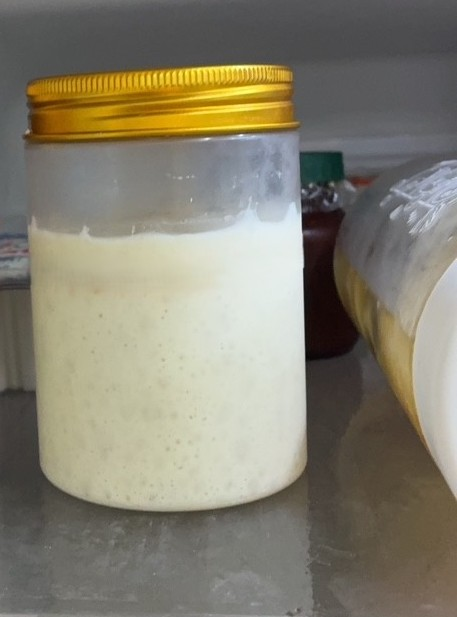
#> input picture tests/fixtures/test_images/sample_dough_image.jpg, 457 x 617 px
$ python -i color_analyzer.py   (imports and definitions only)
#> lines starting #> are read from the running program, lines starting #| are printed output that depends on the picture; after the words box and inside, x2 and y2 are one past the last pixel; in counts of white or black regions, pixels touching at a corner belong together
"""
顏色分析器 - HSV 顏色範圍調整工具
"""
import cv2
import numpy as np
from typing import Callable, Tuple, Optional


class ColorAnalyzer:
    """HSV 顏色範圍互動式調整工具"""

    def __init__(self, image_path: str):
        """
        初始化顏色分析器

        Args:
            image_path: 圖像檔案路徑
        """
        self.image = cv2.imread(image_path)
#> self.image is the input picture: shape (617, 457, 3); mean B, G, R 112.6, 128.6, 133.2
        if self.image is None:
            raise FileNotFoundError(f"無法載入圖像: {image_path}")

        self.hsv = cv2.cvtColor(self.image, cv2.COLOR_BGR2HSV)
#> self.hsv: shape (617, 457, 3); mean H, S, V 45.5, 44.6, 135.3
        self.window_name = 'HSV Adjustment'

    def adjust_range_interactive(self,
                                initial_lower: Tuple[int, int, int] = (0, 0, 180),
                                initial_upper: Tuple[int, int, int] = (100, 75, 255),
                                callback: Optional[Callable] = None) -> Tuple[Tuple[int, int, int], Tuple[int, int, int]]:
        """
        互動式調整 HSV 範圍

        Args:
            initial_lower: 初始下限
            initial_upper: 初始上限
            callback: 像素數量變化時的回調函數

        Returns:
            調整後的 (lower, upper) HSV 範圍
        """
#> called with initial_lower = (0, 0, 180), initial_upper = (100, 75, 255)
        cv2.namedWindow(self.window_name)

        # 創建滑桿
        cv2.createTrackbar('H_min', self.window_name, initial_lower[0], 179, lambda x: None)
        cv2.createTrackbar('S_min', self.window_name, initial_lower[1], 255, lambda x: None)
        cv2.createTrackbar('V_min', self.window_name, initial_lower[2], 255, lambda x: None)
        cv2.createTrackbar('H_max', self.window_name, initial_upper[0], 179, lambda x: None)
        cv2.createTrackbar('S_max', self.window_name, initial_upper[1], 255, lambda x: None)
        cv2.createTrackbar('V_max', self.window_name, initial_upper[2], 255, lambda x: None)

        while True:
            # 取得滑桿值
            h_min = cv2.getTrackbarPos('H_min', self.window_name)
            s_min = cv2.getTrackbarPos('S_min', self.window_name)
            v_min = cv2.getTrackbarPos('V_min', self.window_name)
            h_max = cv2.getTrackbarPos('H_max', self.window_name)
            s_max = cv2.getTrackbarPos('S_max', self.window_name)
            v_max = cv2.getTrackbarPos('V_max', self.window_name)

            # 創建遮罩
            lower = np.array([h_min, s_min, v_min])
            upper = np.array([h_max, s_max, v_max])
            mask = cv2.inRange(self.hsv, lower, upper)
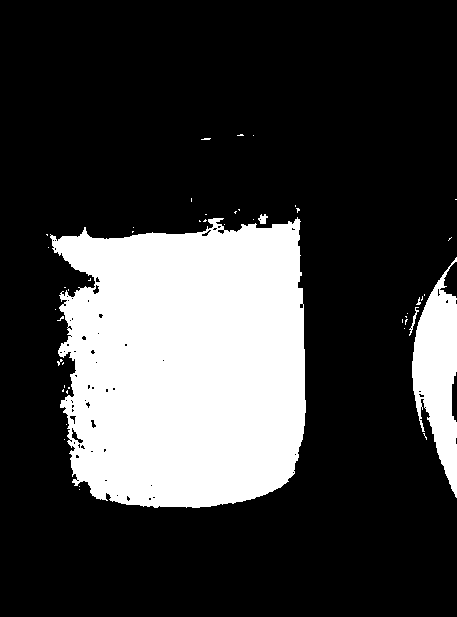
#> mask: shape (617, 457); 24.4% white; 47 white regions (43 under 20 px), largest, box (x1, y1, x2, y2) and area: (50, 217, 306, 508) 62152, (412, 257, 457, 498) 6202, (258, 214, 268, 224) 63, (409, 307, 419, 336) 63

            # 顯示結果
            result = cv2.bitwise_and(self.image, self.image, mask=mask)
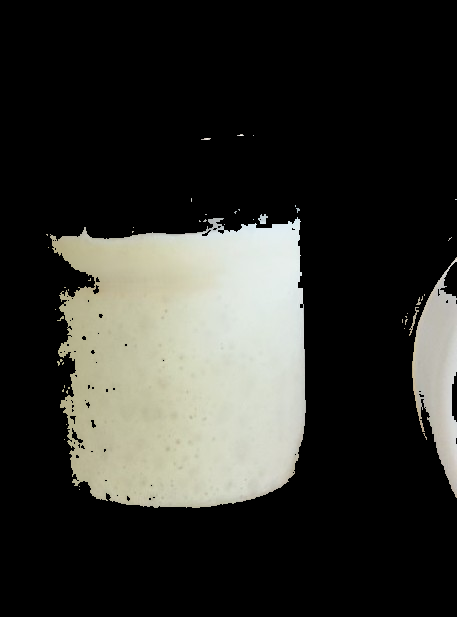
#> result: shape (617, 457, 3); mean B, G, R 45.2, 50, 49.8
            display = np.hstack([self.image, cv2.cvtColor(mask, cv2.COLOR_GRAY2BGR), result])
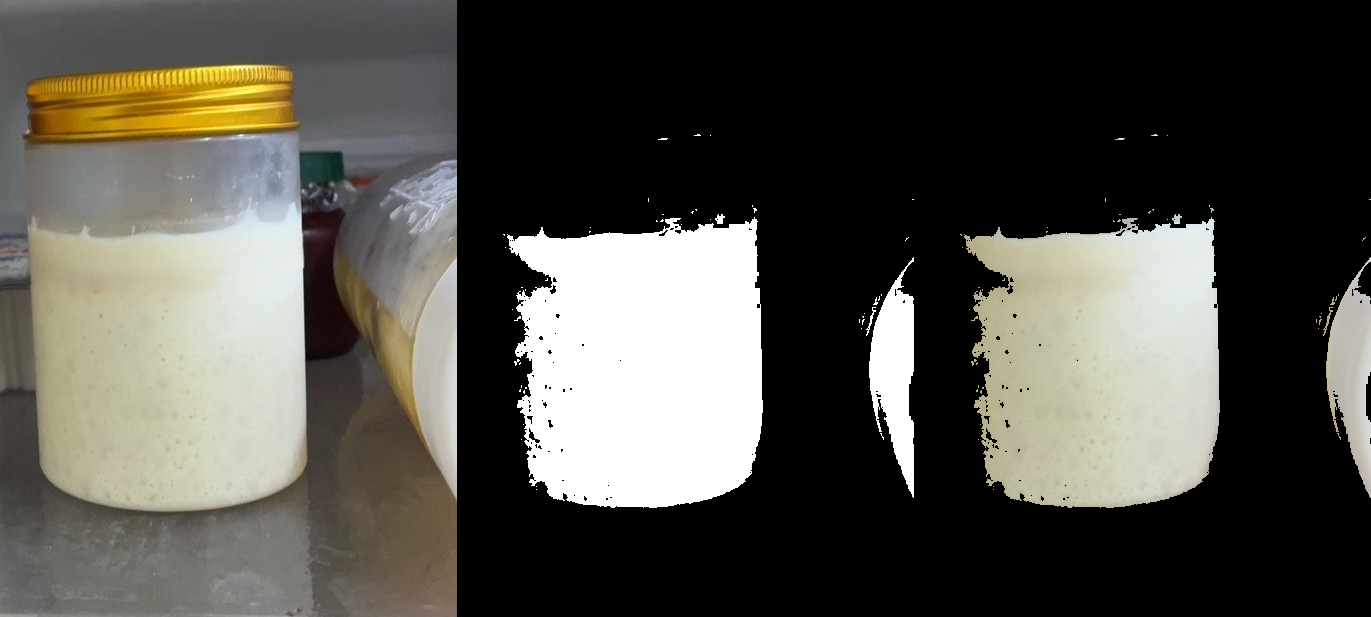
#> display: shape (617, 1371, 3); mean B, G, R 73.3, 80.2, 81.7
            display = cv2.resize(display, (1200, 400))
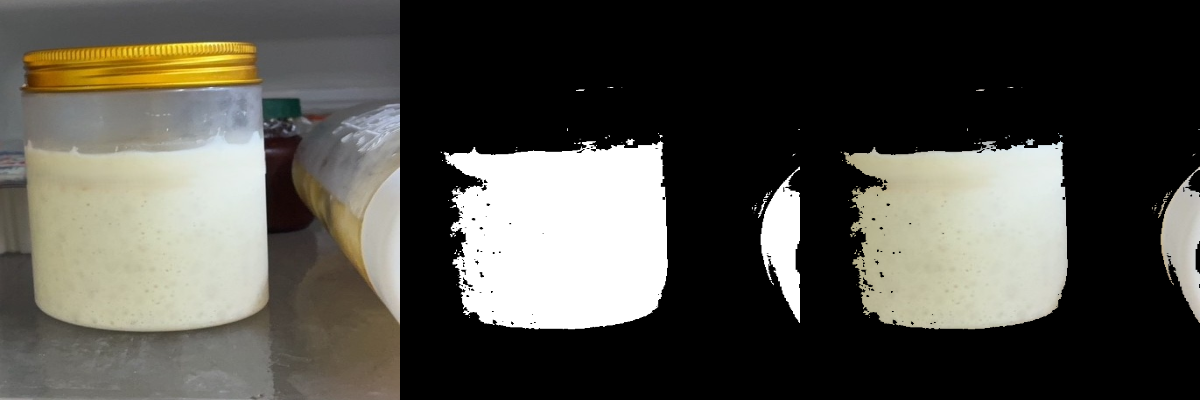
#> display: shape (400, 1200, 3); mean B, G, R 73.3, 80.2, 81.7

            cv2.imshow(self.window_name, display)

            # 統計像素並執行回調
            pixels = cv2.countNonZero(mask)
#> pixels = 68681
            if callback:
                callback(pixels)

            if cv2.waitKey(1) & 0xFF == ord('q'):
#> (key q is pressed here)
                break

        cv2.destroyAllWindows()
        return (h_min, s_min, v_min), (h_max, s_max, v_max)

>>> result = ColorAnalyzer('../../../tests/fixtures/test_images/sample_dough_image.jpg').adjust_range_interactive()
